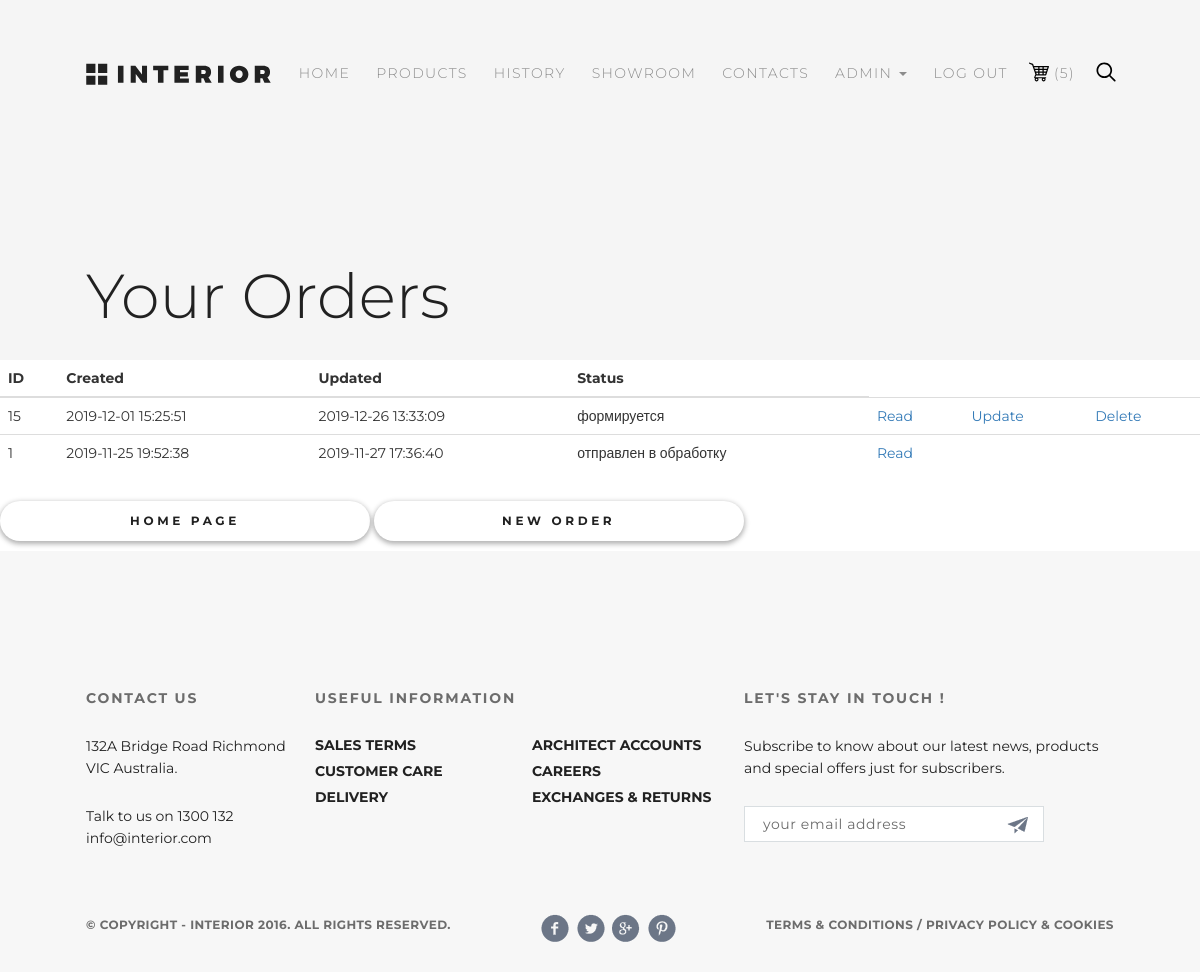
Screenshot of /order/ (signed in) with the database file from the repository.
### authapp/models.py (models this page shows, shortened)
class ShopUser(AbstractUser):
    class Meta:
        verbose_name = 'Пользователь'
        verbose_name_plural = 'Пользователи'
    avatar = models.ImageField(upload_to='users_avatars', blank=True)
    age = models.PositiveIntegerField(verbose_name='Возраст', default=18)
    activation_key = models.CharField(max_length=128, blank=True)
    activation_key_expires = models.DateTimeField(default=(now() + timedelta(hours=48)))

### basketapp/models.py (models this page shows, shortened)
class BasketSlot(models.Model):
    objects = BasketQuerySet.as_manager()
    class Meta:
        verbose_name = 'Слот корзины'
        verbose_name_plural = 'Слоты корзины'
    user = models.ForeignKey(settings.AUTH_USER_MODEL, on_delete=models.CASCADE, related_name='basket')
    product = models.ForeignKey(Product, on_delete=models.CASCADE)
    quantity = models.PositiveIntegerField(verbose_name='Количество', default=1)
    created = models.DateTimeField(verbose_name='Время создания', auto_now_add=True)
    updated = models.DateTimeField(verbose_name='Время последнего изменения', auto_now=True)

### ordersapp/models.py (models this page shows, shortened)
class Order(models.Model):
    objects = models.Manager()
    FORMING = 'FM'
    SENT_TO_PROCEED = 'STP'
    PROCEEDED = 'PRD'
    PAID = 'PD'
    READY = 'RDY'
    CANCEL = 'CNC'
    ORDER_STATUS_CHOICES = (
        (FORMING, 'формируется'),
        (SENT_TO_PROCEED, 'отправлен в обработку'),
        (PAID, 'оплачен'),
        (PROCEEDED, 'обрабатывается'),
        (READY, 'готов к выдаче'),
        (CANCEL, 'отменен'),
    )
    user = models.ForeignKey(settings.AUTH_USER_MODEL, on_delete=models.CASCADE)
    created = models.DateTimeField(verbose_name='Время создания', auto_now_add=True)
    updated = models.DateTimeField(verbose_name='Время обновления', auto_now=True)
    status = models.CharField(verbose_name='Статус', max_length=3, choices=ORDER_STATUS_CHOICES, default=FORMING)
    is_active = models.BooleanField(verbose_name='Активен', default=True)
    class Meta:
        ordering = ('-created',)
        verbose_name = 'Заказ'
        verbose_name_plural = 'Заказы'

### ordersapp/views.py (the view)
# urls.py: path('', ordersapp.OrderList.as_view(), name='orders_list'),
class OrderList(IsAuthenticatedUser, ListView):
    model = Order
    def get_queryset(self):
        return get_order_list(user=self.request.user)
    def get_context_data(self, **kwargs):
        context = super(OrderList, self).get_context_data(**kwargs)
        page_name(context, 'Your orders')
        return context

### authapp/context_processors.py (called while the page is built)
def authapp_context(request):
    user = request.user
    context = common_context(user)
    return {'authapp_context': context}

### basketapp/context_processors.py (called while the page is built)
def basketapp_context(request):
    user = request.user
    context = common_context(user)
    context['path_to_basket_inc'] = 'basketapp/includes/'
    return {'basketapp_context': context}

### mainapp/common_context.py (called while the page is built)
def get_basket(user):
    basket_array = []
    if user.is_authenticated:
        basket_array = user.basket.select_related().all()
    return basket_array

def get_username(user):
    return 'Anonymous' if user.is_anonymous else user.first_name

def common_context(user):
    return {
        'path_to_common_img': path_to_common_img,
        'path_to_common_inc': path_to_common_inc,
        'path_to_media': path_to_media,
        'main_menu': main_menu,
        'info_menu': info_menu,
        'socials': socials,
        'contact_information': contact_information,
        'basket_items': get_basket(user),
        'username': get_username(user),
    }

def page_name(context, name):
    context['title'] = name
    context['header_name'] = name

### mainapp/context_processors.py (called while the page is built)
def mainapp_context(request):
    user = request.user
    context = common_context(user)
    context['path_to_main_img'] = 'mainapp/img/'
    context['path_to_main_inc'] = 'mainapp/includes/'
    return {'mainapp_context': context}

### mainapp/templatetags/custom_tags.py (called while the page is built)
@register.filter
def basket_total_quantity(basket):
    return sum(list(map(lambda basket_slot: basket_slot.quantity, basket)))

### ordersapp/context_processors.py (called while the page is built)
def ordersapp_context(request):
    user = request.user
    context = common_context(user)
    context['path_to_orders_inc'] = 'ordersapp/includes/'
    return {'ordersapp_context': context}

### ordersapp/views.py (called while the page is built)
def get_order_list(user):
    if settings.LOW_CACHE:
        key = 'order_list'
        cache_object = cache.get(key)
        if cache_object is None:
            cache_object = Order.objects.filter(user=user)
            cache.set(key, cache_object)
        return cache_object
    else:
        return Order.objects.filter(user=user)

    def test_func(self):
        return self.request.user.is_authenticated

### ordersapp/templates/ordersapp/order_list.html
{% extends 'ordersapp/base.html' %}
{% load staticfiles %}
{% block container %}
    <table class="table orders_list">
        <thead>
        <tr>
            <th>ID</th>
            <th>Created</th>
            <th>Updated</th>
            <th>Status</th>
        </tr>
        </thead>
        <tbody>
            {% for item in object_list %}
                {% if item.is_active %}
                    <tr>
                        <td class="td1 orders_list">{{ item.pk }}</td>
                        <td>{{ item.created|date:"Y-m-d H:i:s" }}</td>
                        <td>{{ item.updated|date:"Y-m-d H:i:s" }}</td>
                        <td>{{ item.get_status_display }}</td>
                        <td><a href="{% url 'order_urls:order_read' item.pk %}">Read</a></td>
                        <td>
                            {% if item.status == 'FM' %}
                                <a href="{% url 'order_urls:order_update' item.pk %}">Update</a>
                            {% endif %}
                        </td>
                        <td>
                            {% if item.status == 'FM' %}
                                <a href="{% url 'order_urls:order_delete' item.pk %}">Delete</a>
                            {% endif %}
                        </td>
                    </tr>
                {% endif %}
            {% endfor %}
        </tbody>
    </table>
    <a class="basket_button" href="{% url 'main_urls:featured' %}">Home page</a>
    <a class="basket_button" href="{% url 'order_urls:order_create' %}">New order</a>
{% endblock %}

### mainapp/templates/common_includes/inc_menu.html (shortened to what this page needs)
{% load static %}
{% load custom_tags %}
<div class="header clear_fix">
    <a href="{% url 'main_urls:featured' %}">
        <img src="{% static mainapp_context.path_to_common_img|add:'logo.svg'%}" alt='logo'></a>
    <ul class='menu clear_fix'>
        {% for link in mainapp_context.main_menu %}
        <li class='menu_list'>
            <a href="{% url link.href %}"
               class='menu_link
               {% if request.resolver_match.namespace %}
                {% else %}
                    {% if request.resolver_match.url_name in link.href %} menu_link_active {% endif %}
                {% endif %}'>
                {{ link.name|upper }}
            </a>
        </li>
        {% endfor %}
        {% if user.is_authenticated %}
            <li class='menu_list'>
                <div class="dropdown">
                    <a class = "dropdown-toggle
                    menu_link {% if request.resolver_match.namespace == 'auth' %} menu_link_active {% endif %}"
                       href = "" data-toggle = "dropdown">
                        {{user.first_name|default:'Пользователь'}}
                        <span class="caret"></span>
                    </a>
                </div>
            </li>
        {% endif %}
        {% if user.is_authenticated %}
        <li class='menu_list'>
            <a class='menu_link' href="{% url 'auth_urls:logout' %}">Log out</a>
        </li>
        {% endif %}
        <li class='menu_list'>
            <a class="menu_ico {% if request.resolver_match.namespace == 'basket' %} menu_link_active {% endif %}"
               href="{% url 'basket_urls:read' %}">
                <img src="{% static mainapp_context.path_to_common_img|add:'basket.svg'%}" alt='basket'>
                <span class="basket_span">({{ mainapp_context.basket_items|basket_total_quantity }})</span>
            </a>
        </li>
        <li class='menu_list'>
            <a href='#' class='menu_ico'>
                <img src="{% static mainapp_context.path_to_common_img|add:'search.svg'%}" alt='search'>
            </a>
        </li>
    </ul>
</div>

### static/css/style.css (style rules this page uses)
* { margin: 0; padding: 0; }
body { font-family: 'Montserrat', sans-serif; background-color: #f0d0e0; }
a { text-decoration: none; }
li { list-style-type: none; }
.clear_fix::after { content: ""; display: table; clear: both; }
.header { padding-top: 63px; }
.menu { float: right; }
.menu_list { float: left; min-height: 35px; }
.menu_link { color: #8c8c8c; font-size: 14px; font-weight: 300; letter-spacing: 1.4px; text-transform: uppercase; padding-left: 13px; padding-right: 13px; padding-top: 10px; padding-bottom: 10px; }
.menu_ico { position: relative; color: #8c8c8c; font-size: 14px; font-weight: 300; letter-spacing: 1.4px; text-transform: uppercase; padding: 10px 13px; }
.menu_ico img { position: absolute; left: 8px; top: 8px; height: 20px; width: 20px; }
.basket_button { margin-top: 10px; margin-bottom: 10px; position: relative; color: #212121; font-size: 12px; font-weight: 700; text-transform: uppercase; letter-spacing: 3.6px; box-shadow: 0 2px 5px 1px rgba(33, 33, 33, 0.35); border-radius: 23px; background-color: white; width: 370px; height: 40px; text-align: center; line-height: 40px; display: inline-block; }
.basket_span { color: #8c8c8c; font-size: 14px; font-weight: 300; letter-spacing: 1.4px; text-transform: uppercase; margin-left: 20px; padding-top: 10px; padding-bottom: 10px; }

### rows the page displays
ShopUser: first_name "ADMIN"
BasketSlot: basket_items|basket_total_quantity "5"
Order: pk "15", created "2019-12-01 15:25:51", updated "2019-12-26 13:33:09", status "формируется", shows "Update", shows "Delete"
Order: pk "1", created "2019-11-25 19:52:38", updated "2019-11-27 17:36:40", status "отправлен в обработку"

### other values shown
{{ link.name|upper }} "HOME" "PRODUCTS" "HISTORY" "SHOWROOM" "CONTACTS"
{{ header_name|title }} "Your Orders"
{{ link.name|upper }} "SALES TERMS" "CUSTOMER CARE" "DELIVERY" "ARCHITECT ACCOUNTS" "CAREERS" "EXCHANGES & RETURNS"
